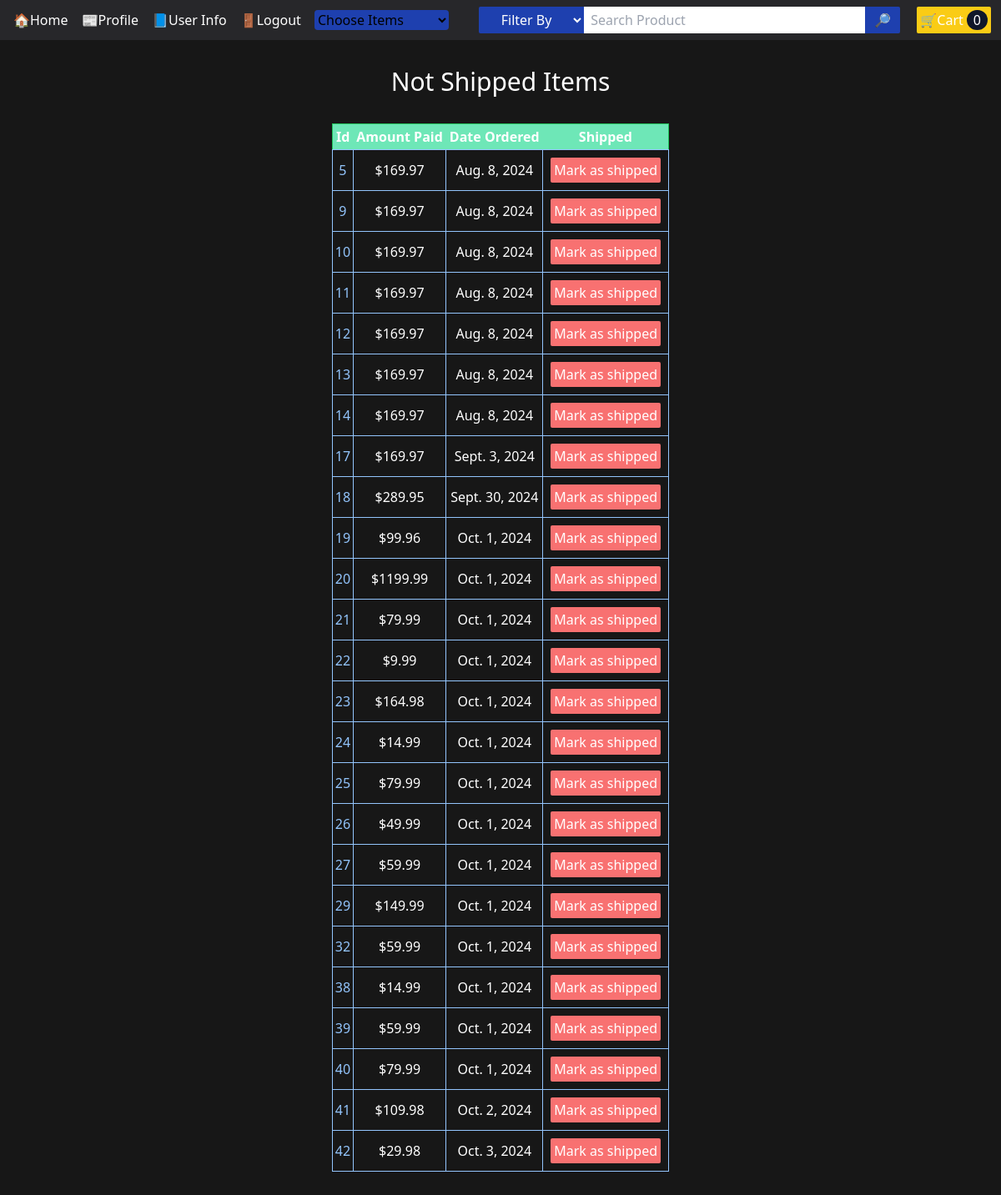
Page /payment/not_shipped_dash (signed in) on the committed database.
### payment/models.py (models this page shows, shortened)
class Order(models.Model):
    user = models.ForeignKey(User, on_delete=models.CASCADE, null=True, blank=True)
    full_name = models.CharField(max_length=250)
    email = models.EmailField(max_length=250)
    shipping_address = models.TextField(max_length=15000)
    amount_paid = models.DecimalField(max_digits=7, decimal_places=2)
    date_ordered = models.DateField(auto_now_add=True)
    shipped = models.BooleanField(default=False)
    date_shipped = models.DateTimeField(blank=True, null=True)

### payment/views.py (the view, shortened to what this page needs)
# urls.py: path("not_shipped_dash", not_shipped_dash, name="not_shipped_dash"),
def not_shipped_dash(request):
    if request.user.is_authenticated and request.user.is_superuser:
        orders = Order.objects.filter(shipped=False)
        return render(request, "payment/not_shipped_dash.html", {"orders":orders})
    else:
        messages.success(request, "Access Denied")
        return redirect("home")

### shoppingcart/context_processors.py (called while the page is built)
def shoppingcart(request):
    return {"shoppingcart": ShoppingCart(request)}

### shoppingcart/shoppingcart.py (called while the page is built)
    def __len__(self):
        return len(self.cart)

### payment/templates/payment/not_shipped_dash.html (shortened to what this page needs)
{% extends 'base.html' %}
{% load static %}
{% block content %}
  <div class="Header">
    <h1 class="text-3xl text-white text-center mt-8 mb-4">Not Shipped Items</h1>
  </div>
  <div class="w-5/6 md:w-1/2 mx-auto">
    <table class="table-auto text-white border border-collapse border-green-500 mx-auto mt-8 mb-5">
      <thead>
        <tr class="bg-emerald-300">
          <th class="p-1">Id</th>
          <th class="p-1">Amount Paid</th>
          <th class="p-1">Date Ordered</th>
          <th class="p-1">Shipped</th>
        </tr>
      </thead>
      <tbody>
        {% for item in orders %}
          <tr class="text-white text-center border border-blue-300">
            <td class="border border-blue-300">
              <a class="hover:opacity-85 text-blue-300" href="{% url 'orders' item.id %}">{{ item.id }}</a>
            </td>
            <td class="border border-blue-300">${{ item.amount_paid }}</td>
            <td class="border border-blue-300">{{ item.date_ordered }}</td>
            <td class="border border-blue-300">
              <form class="p-2 flex m-0" method="POST">
                <button type="Submit" class="flex content-center text-white bg-red-400 p-1 rounded-sm hover:opacity-85">Mark as shipped</button>
              </form>
            </td>
          </tr>
        {% endfor %}
      </tbody>
    </table>
  </div>
{% endblock %}

### rows in the picture
Order: id "5", amount_paid "169.97", date_ordered "Aug. 8, 2024"
Order: id "9", amount_paid "169.97", date_ordered "Aug. 8, 2024"
Order: id "10", amount_paid "169.97", date_ordered "Aug. 8, 2024"
Order: id "11", amount_paid "169.97", date_ordered "Aug. 8, 2024"
Order: id "12", amount_paid "169.97", date_ordered "Aug. 8, 2024"
Order: id "13", amount_paid "169.97", date_ordered "Aug. 8, 2024"
Order: id "14", amount_paid "169.97", date_ordered "Aug. 8, 2024"
Order: id "17", amount_paid "169.97", date_ordered "Sept. 3, 2024"
Order: id "18", amount_paid "289.95", date_ordered "Sept. 30, 2024"
Order: id "19", amount_paid "99.96", date_ordered "Oct. 1, 2024"
Order: id "20", amount_paid "1199.99", date_ordered "Oct. 1, 2024"
Order: id "21", amount_paid "79.99", date_ordered "Oct. 1, 2024"
Order: id "22", amount_paid "9.99", date_ordered "Oct. 1, 2024"
Order: id "23", amount_paid "164.98", date_ordered "Oct. 1, 2024"
Order: id "24", amount_paid "14.99", date_ordered "Oct. 1, 2024"
Order: id "25", amount_paid "79.99", date_ordered "Oct. 1, 2024"
Order: id "26", amount_paid "49.99", date_ordered "Oct. 1, 2024"
Order: id "27", amount_paid "59.99", date_ordered "Oct. 1, 2024"
Order: id "29", amount_paid "149.99", date_ordered "Oct. 1, 2024"
Order: id "32", amount_paid "59.99", date_ordered "Oct. 1, 2024"
Order: id "38", amount_paid "14.99", date_ordered "Oct. 1, 2024"
Order: id "39", amount_paid "59.99", date_ordered "Oct. 1, 2024"
Order: id "40", amount_paid "79.99", date_ordered "Oct. 1, 2024"
Order: id "41", amount_paid "109.98", date_ordered "Oct. 2, 2024"
Order: id "42", amount_paid "29.98", date_ordered "Oct. 3, 2024"

### other values in the picture
{{ shoppingcart|length }} "0"
